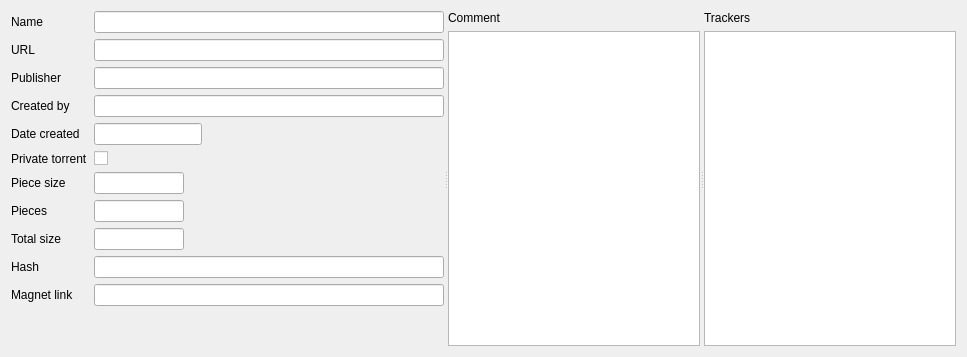
      <widget class="QWidget" name="tab">
       <attribute name="title">
        <string>Main</string>
       </attribute>
       <layout class="QHBoxLayout" name="horizontalLayout_3">
        <item>
         <widget class="QSplitter" name="splitter_2">
          <property name="orientation">
           <enum>Qt::Horizontal</enum>
          </property>
          <widget class="QWidget" name="layoutWidget">
           <layout class="QGridLayout" name="gridLayout_2">
            <item row="5" column="0">
             <widget class="QLabel" name="label_15">
              <property name="text">
               <string>Private torrent</string>
              </property>
             </widget>
            </item>
            <item row="4" column="1">
             <layout class="QHBoxLayout" name="horizontalLayout_5">
              <item>
               <widget class="DateWidget" name="dateCreated">
                <property name="sizePolicy">
                 <sizepolicy hsizetype="Preferred" vsizetype="Fixed">
                  <horstretch>0</horstretch>
                  <verstretch>0</verstretch>
                 </sizepolicy>
                </property>
               </widget>
              </item>
              <item>
               <spacer name="horizontalSpacer_3">
                <property name="orientation">
                 <enum>Qt::Horizontal</enum>
                </property>
                <property name="sizeHint" stdset="0">
                 <size>
                  <width>40</width>
                  <height>20</height>
                 </size>
                </property>
               </spacer>
              </item>
             </layout>
            </item>
            <item row="3" column="0">
             <widget class="QLabel" name="label_7">
              <property name="text">
               <string>Created by</string>
              </property>
             </widget>
            </item>
            <item row="1" column="1">
             <widget class="UrlEdit" name="leUrl"/>
            </item>
            <item row="10" column="1">
             <widget class="QLineEdit" name="leHash">
              <property name="sizePolicy">
               <sizepolicy hsizetype="Fixed" vsizetype="Fixed">
                <horstretch>0</horstretch>
                <verstretch>0</verstretch>
               </sizepolicy>
              </property>
              <property name="minimumSize">
               <size>
                <width>350</width>
                <height>0</height>
               </size>
              </property>
              <property name="maximumSize">
               <size>
                <width>350</width>
                <height>16777215</height>
               </size>
              </property>
              <property name="focusPolicy">
               <enum>Qt::ClickFocus</enum>
              </property>
              <property name="maxLength">
               <number>40</number>
              </property>
              <property name="readOnly">
               <bool>true</bool>
              </property>
             </widget>
            </item>
            <item row="8" column="0">
             <widget class="QLabel" name="label_10">
              <property name="text">
               <string>Pieces</string>
              </property>
             </widget>
            </item>
            <item row="0" column="1">
             <widget class="QLineEdit" name="leName"/>
            </item>
            <item row="2" column="0">
             <widget class="QLabel" name="label_6">
              <property name="text">
               <string>Publisher</string>
              </property>
             </widget>
            </item>
            <item row="2" column="1">
             <widget class="QLineEdit" name="lePublisher"/>
            </item>
            <item row="7" column="0">
             <widget class="QLabel" name="label_9">
              <property name="text">
               <string>Piece size</string>
              </property>
             </widget>
            </item>
            <item row="1" column="0">
             <widget class="QLabel" name="label_5">
              <property name="text">
               <string>URL</string>
              </property>
             </widget>
            </item>
            <item row="4" column="0">
             <widget class="QLabel" name="label_8">
              <property name="text">
               <string>Date created</string>
              </property>
             </widget>
            </item>
            <item row="0" column="0">
             <widget class="QLabel" name="label_3">
              <property name="text">
               <string>Name</string>
              </property>
             </widget>
            </item>
            <item row="10" column="0">
             <widget class="QLabel" name="label_4">
              <property name="text">
               <string>Hash</string>
              </property>
             </widget>
            </item>
            <item row="3" column="1">
             <widget class="QLineEdit" name="leCreatedBy"/>
            </item>
            <item row="7" column="1">
             <widget class="QLineEdit" name="lePieceSize">
              <property name="sizePolicy">
               <sizepolicy hsizetype="Fixed" vsizetype="Fixed">
                <horstretch>0</horstretch>
                <verstretch>0</verstretch>
               </sizepolicy>
              </property>
              <property name="maximumSize">
               <size>
                <width>90</width>
                <height>16777215</height>
               </size>
              </property>
              <property name="focusPolicy">
               <enum>Qt::ClickFocus</enum>
              </property>
              <property name="readOnly">
               <bool>true</bool>
              </property>
             </widget>
            </item>
            <item row="8" column="1">
             <widget class="QLineEdit" name="lePieces">
              <property name="sizePolicy">
               <sizepolicy hsizetype="Fixed" vsizetype="Fixed">
                <horstretch>0</horstretch>
                <verstretch>0</verstretch>
               </sizepolicy>
              </property>
              <property name="maximumSize">
               <size>
                <width>90</width>
                <height>16777215</height>
               </size>
              </property>
              <property name="focusPolicy">
               <enum>Qt::ClickFocus</enum>
              </property>
              <property name="readOnly">
               <bool>true</bool>
              </property>
             </widget>
            </item>
            <item row="5" column="1">
             <widget class="QCheckBox" name="chkPrivateTorrent">
              <property name="text">
               <string/>
              </property>
             </widget>
            </item>
            <item row="12" column="0">
             <spacer name="verticalSpacer">
              <property name="orientation">
               <enum>Qt::Vertical</enum>
              </property>
              <property name="sizeHint" stdset="0">
               <size>
                <width>20</width>
                <height>40</height>
               </size>
              </property>
             </spacer>
            </item>
            <item row="11" column="0">
             <widget class="QLabel" name="label_17">
              <property name="text">
               <string>Magnet link</string>
              </property>
             </widget>
            </item>
            <item row="11" column="1">
             <widget class="UrlEdit" name="leMagnetLink">
              <property name="focusPolicy">
               <enum>Qt::ClickFocus</enum>
              </property>
              <property name="readOnly">
               <bool>true</bool>
              </property>
             </widget>
            </item>
            <item row="9" column="0">
             <widget class="QLabel" name="label_18">
              <property name="text">
               <string>Total size </string>
              </property>
             </widget>
            </item>
            <item row="9" column="1">
             <widget class="QLineEdit" name="leTorrentTotalSize">
              <property name="sizePolicy">
               <sizepolicy hsizetype="Fixed" vsizetype="Fixed">
                <horstretch>0</horstretch>
                <verstretch>0</verstretch>
               </sizepolicy>
              </property>
              <property name="maximumSize">
               <size>
                <width>90</width>
                <height>16777215</height>
               </size>
              </property>
              <property name="focusPolicy">
               <enum>Qt::ClickFocus</enum>
              </property>
              <property name="readOnly">
               <bool>true</bool>
              </property>
             </widget>
            </item>
           </layout>
          </widget>
          <widget class="QSplitter" name="splitter">
           <property name="orientation">
            <enum>Qt::Horizontal</enum>
           </property>
           <widget class="QWidget" name="layoutWidget_3">
            <layout class="QVBoxLayout" name="verticalLayout_3">
             <item>
              <widget class="QLabel" name="label">
               <property name="text">
                <string>Comment</string>
               </property>
              </widget>
             </item>
             <item>
              <widget class="QPlainTextEdit" name="pteComment">
               <property name="tabChangesFocus">
                <bool>true</bool>
               </property>
              </widget>
             </item>
            </layout>
           </widget>
           <widget class="QWidget" name="layoutWidget_2">
            <layout class="QVBoxLayout" name="verticalLayout_2">
             <item>
              <widget class="QLabel" name="label_2">
               <property name="text">
                <string>Trackers</string>
               </property>
              </widget>
             </item>
             <item>
              <widget class="QPlainTextEdit" name="pteTrackers">
               <property name="tabChangesFocus">
                <bool>true</bool>
               </property>
              </widget>
             </item>
            </layout>
           </widget>
          </widget>
         </widget>
        </item>
       </layout>
      </widget>
